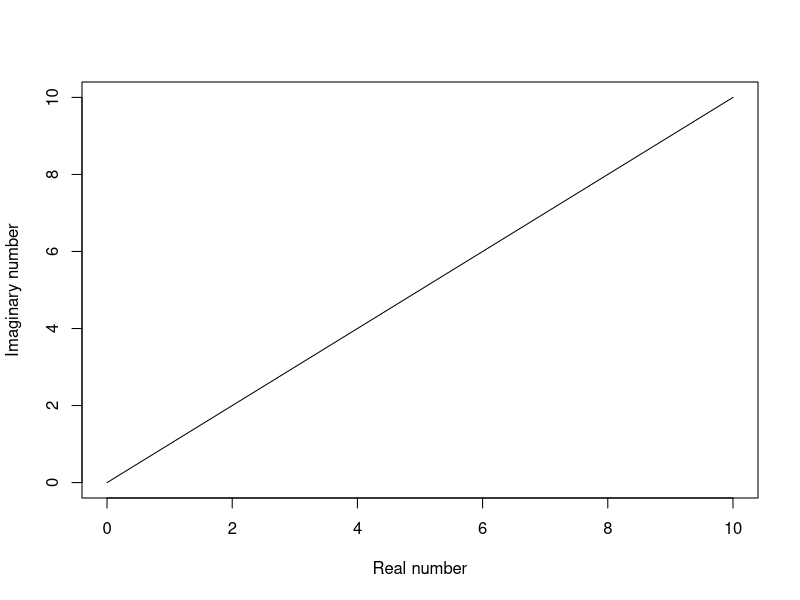

Recreate this plot in R.
## ---- chunk 1
plot(c(0,10),c(0,10),type="l", xlab="Real number", ylab="Imaginary number")
